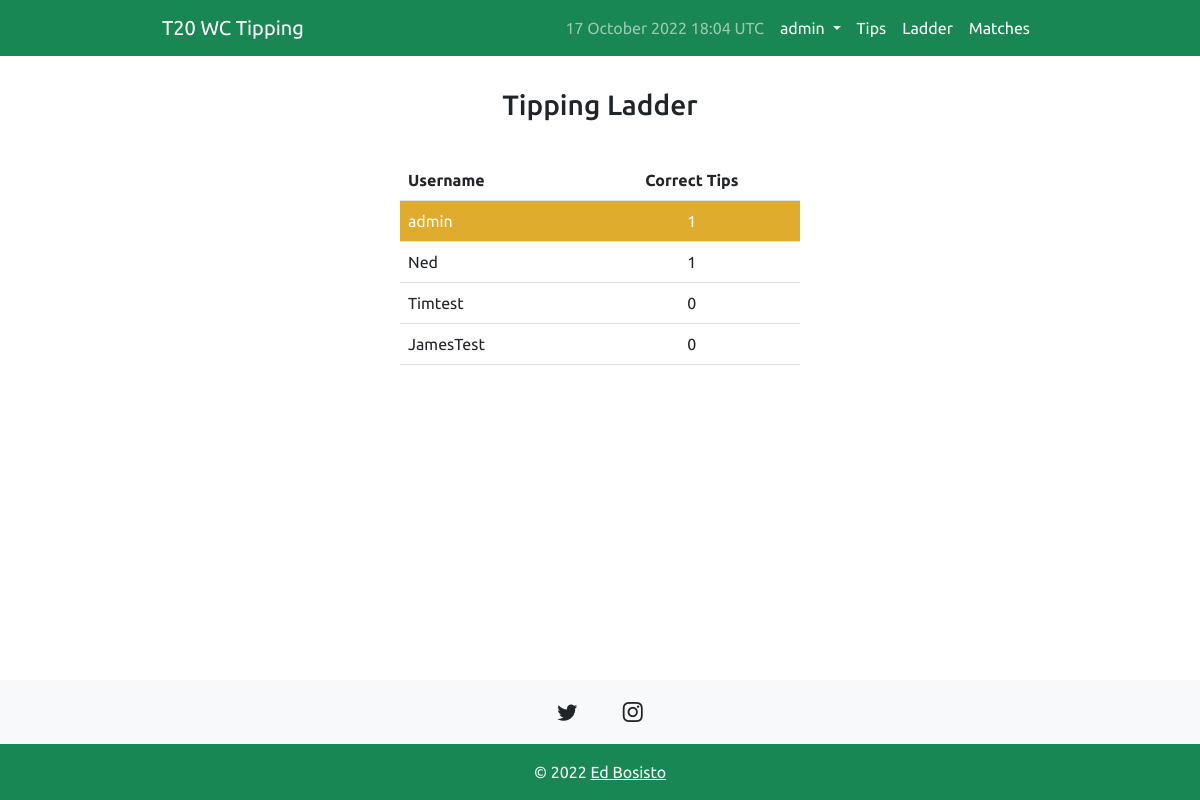
The app's page /ladder/ (signed in) with its own data.
### tip/models.py (models this page shows)
class Score(models.Model):
    user = models.ForeignKey(User, on_delete=models.CASCADE, related_name="user")
    score = models.PositiveIntegerField(default=0)

### tip/views.py (the view)
# urls.py: path('ladder/', views.ladder, name="ladder"),
@login_required(login_url='login')
def ladder(request):
    tally()
    scores = Score.objects.all()
    context = {
        "scores": scores,
    }
    return render(request, "ladder.html", context)

### tip/views.py (called while the page is built)
def tally():
    users = User.objects.all()
    for user in users:
        tips = Tip.objects.filter(user_id=user)
        score = 0
        for i in tips:
            match = i.match
            tip = i.tip
            if tip == match.winner:
                score += 1
        user_score = Score.objects.get(user=user).score
        if user_score != score:
            obj = Score.objects.get(user=user)
            obj.score = score
            obj.save()

### templates/ladder.html (shortened to what this page needs)
{% extends 'base.html' %}
{% block content %}
<h3>Tipping Ladder</h3>
    <div class="h-100 d-flex align-items-center justify-content-center">
        <table class="table" id="table">
            <thead>
                <tr>
                    <th scope="col">Username</th>
                    <th class="text-center" scope="col">Correct Tips</th>
                </tr>
            </thead>
            <tbody>
                {% for score in scores %}
                {% if request.user == score.user %}
                <tr id="user-row">
                {% else %}
                <tr>
                {% endif %}
                    <td scope="row">{{ score.user }}</td>
                    <td class="text-center">{{ score.score }}</td>
                </tr>
                {% endfor %}
            </tbody>
        </table>
    </div>
{% endblock content %}

### templates/base.html (shortened to what this page needs)
<!DOCTYPE html>
<html lang="en">
  <head>
    <link href="https://cdn.jsdelivr.net/npm/bootstrap@5.2.2/dist/css/bootstrap.min.css" rel="stylesheet">
    <link rel="stylesheet" href="https://cdn.jsdelivr.net/npm/bootstrap-icons@1.9.1/font/bootstrap-icons.css">
    {% load static %}
    <link rel="stylesheet" href="{% static '/css/main.css' %}">
    <link rel="stylesheet" href="{% static '/js/app.js' %}">
  </head>
  <body>
    {% block navbar %}
    <nav class="navbar navbar-expand-lg navbar-dark bg-success">
      <div class="container w-75">
        <a class="navbar-brand" href="{% url 'home' %}">T20 WC Tipping</a>
        <div class="collapse navbar-collapse" id="navbarNavDropdown">
          <ul class="navbar-nav ms-auto">
            <li class="nav-item">
              <a class="nav-link" aria-current="page" href="">{% now "j F Y H:i" %} UTC</a>
            </li>
            {% if request.user.is_authenticated %}
            <li class="nav-item dropdown">
              <a
                class="nav-link dropdown-toggle active"
                href="#"
                id="navbarDropdownMenuLink"
                role="button"
                data-bs-toggle="dropdown"
                aria-expanded="false"
              >
                {{ request.user }}
              </a>
            </li>
            {% else %}
            <li class="nav-item">
              <a class="nav-link active" aria-current="page" href="{% url 'login' %}">Login</a>
            </li>
            {% endif %}
            <li class="nav-item">
              <a class="nav-link active" aria-current="page" href="{% url 'tips' %}">Tips</a>
            </li>
            <li class="nav-item">
              <a class="nav-link active" href="{% url 'ladder' %}">Ladder</a>
            </li>
            <li class="nav-item">
              <a class="nav-link active" href="{% url 'matches' %}">Matches</a>
            </li>
          </ul>
        </div>
      </div>
    </nav>
    {% endblock %}
    <div class="container w-75" id="alerts">
    </div>
    <div class="container w-75" id="content">
    {% block content %}
    {% endblock content %}
    </div>
    {% block footer %}
    <footer class="text-center text-white bg-light">
        <div class="pt-1">
          <section class="mb-1">
            <a
              class="btn btn-link btn-floating btn-lg text-dark m-1"
              href="https://twitter.com/edbosisto"
              role="button"
              data-mdb-ripple-color="dark"
              ><i class="bi bi-twitter"></i
            ></a>
            <a
              class="btn btn-link btn-floating btn-lg text-dark m-1"
              href="https://www.instagram.com/edbosisto/"
              role="button"
              data-mdb-ripple-color="dark"
              ><i class="bi bi-instagram"></i
            ></a>
          </section>
        </div>
        <div class="text-center text-light p-3 bg-success"">
          © {% now 'Y' %}
          <a class="text-light" href="https://twitter.com/edbosisto">Ed Bosisto</a>
        </div>
      </footer>
    {% endblock footer %}
</body>
</html>

### templates/static/css/main.css (style rules this page uses)
:root { --bg-main: rgb(223, 172, 45); --bg-grey: #EEEEEE; --br-green: green; }
html { position: relative; min-height: 100%; }
h1, h2, h3, h4, h5, h6 { font-family: 'Ubuntu', sans-serif; text-align: center; }
body { font-family: 'Ubuntu', sans-serif; font-weight: 400; padding-bottom: 5rem; }
#alerts { padding-top: 2rem; }
#content { padding-bottom: 5rem; }
#table { max-width: 400px; margin: 30px; }
#user-row { background-color: var(--bg-main); color: white; }
footer { position: absolute; bottom: 0; width: 100%; }

### records on screen
Score: user "admin", score "1"
Score: user "Ned", score "1"
Score: user "Timtest", score "0"
Score: user "JamesTest", score "0"

### other values on screen
{{ request.user }} "admin"
